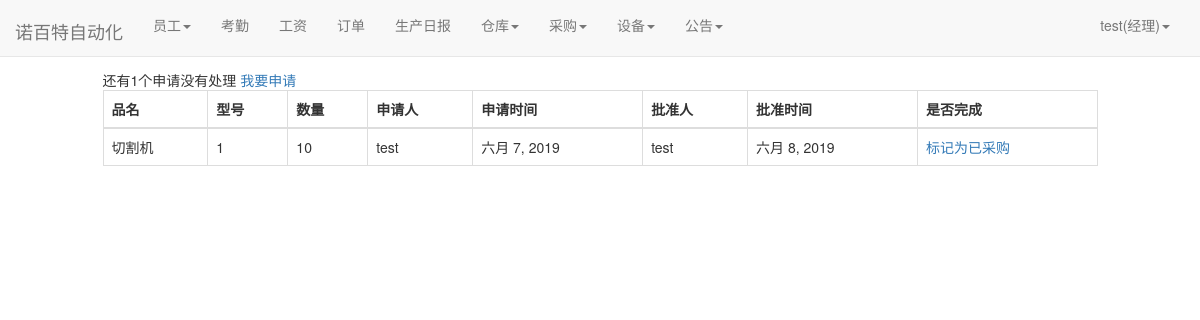
Page /warehouse/buy_list/ (signed in) on the committed database.
### user/models.py (models this page shows)
class Profile(models.Model):
    user = models.OneToOneField(User, on_delete=models.CASCADE)
    staff_gender = models.CharField(max_length=10, choices=(('male', '男'), ('female', '女')), default='male',
                                    verbose_name='性别')
    staff_age = models.PositiveIntegerField(verbose_name="年龄")
    staff_home = models.CharField(max_length=100, verbose_name="籍贯")
    staff_nationality = models.CharField(max_length=20, verbose_name="民族")  # 民族
    staff_tel = models.BigIntegerField(verbose_name="电话")
    start_time = models.DateField(auto_now_add=True, verbose_name="入职时间")  # 入职时间
    id_card = models.CharField(max_length=20,verbose_name="身份证")  # 身份证号
    staff_type = models.CharField(max_length=100,verbose_name="职位", null=True)  # 职位
    salary_pre_hour = models.IntegerField(verbose_name="时薪")  # 时薪
    class Meta:
        ordering = ['-start_time']

### warehouse/models.py (models this page shows)
class PurchaseList(models.Model):#采购单
    good_name = models.CharField(max_length=100, verbose_name="品名")
    good_version = models.CharField(max_length=100, verbose_name="型号")
    good_num = models.IntegerField(verbose_name="数量")
    apply_staff_name = models.ForeignKey(User, on_delete=models.CASCADE, verbose_name="申请人",null=True,blank=True, related_name='purchase_a')
    apply_date = models.DateField(auto_now_add=True, verbose_name="申请日期")
    sanction_staff_name = models.ForeignKey(User, on_delete=models.CASCADE, verbose_name="批准人", null=True,blank=True,related_name='purchase_b')
    sanction_date = models.DateField(auto_now=True, verbose_name="批准日期",null=True,blank=True)
    price = models.BigIntegerField(null=True,blank=True,verbose_name="单价")
    total_price = models.BigIntegerField(verbose_name="总价",null=True,blank=True)
    buyer_name = models.ForeignKey(User, on_delete=models.DO_NOTHING,null=True,blank=True, verbose_name="采购员", related_name='purchase_c')
    buyer_date = models.DateField(auto_now=True, verbose_name="采购日期",null=True,blank=True)
    class Meta:
        ordering = ['-apply_date']

### warehouse/views.py (the view)
# urls.py: path('buy_list/', views.buy_list, name='buy_list'),
def buy_list(request):
    purchaselists = PurchaseList.objects.filter(~Q(sanction_staff_name=None), Q(buyer_name=None) )
    context = {}
    context['count'] = purchaselists.count()
    context['purchaselists'] = purchaselists
    return render(request, 'buy_list.html', context)

### user/models.py (called while the page is built)
def get_staff_type(self):
    if Profile.objects.filter(user=self).exists():
        profile = Profile.objects.get(user=self)
        return profile.staff_type
    else:
        return ''

### warehouse/templates/buy_list.html (shortened to what this page needs)
{% extends 'base.html' %}
{% if user.is_authenticated %}
                        {% block nav_facility_active %}active{% endblock %}
{% endif %}
{% block content %}
    <div class="containter">
        <div class="row">
            <div class="col-xs-10 col-xs-offset-1">
                {% if user.is_authenticated %}
                {% if user.get_staff_type == '经理' %}
                    <div>
                        <span>还有{{count}}个申请没有处理</span>
                        <a href="{%url 'apply' user.pk%}">我要申请</a></div>
                    <table class="table table-bordered table-hover">
                      <thead>
                        <tr>
                          <th scope="col">品名</th>
                            <th scope="col">型号</th>
                            <th scope="col">数量</th>
                             <th scope="col">申请人</th>
                            <th scope="col">申请时间</th>
                            <th scope="col">批准人</th>
                            <th scope="col">批准时间</th>
                            <th scope="col">是否完成</th>
                        </tr>
                      </thead>
                      <tbody>
                      {%for purchaselist in purchaselists%}
                        <tr>
                          <td>{{purchaselist.good_name}}</td>
                            <td>{{purchaselist.good_version}}</td>
                          <td>{{purchaselist.good_num}}</td>
                            <td>{{purchaselist.apply_staff_name}}</td>
                          <td>{{purchaselist.apply_date}}</td>
                            <td>{{purchaselist.sanction_staff_name}}</td>
                          <td>{{purchaselist.sanction_date}}</td>
                            <td><a href="{% url 'price' purchaselist.pk user.pk%}">标记为已采购</a></td>
                        </tr>
                      {% endfor %}
                      </tbody>
                    </table>
                {% endif %}
                {% else %}
                    <span>未登录，跳转到首页...</span>
                    <script type="text/javascript">
                        window.location.href = '/';
                    </script>
                {% endif %}
            </div>
        </div>
    </div>
{% endblock %}

### templates/base.html (shortened to what this page needs)
{% load staticfiles %}
<!doctype html>
<html lang="en">
<head>
    <link rel="stylesheet" href="{% static 'base.css' %}">
     <link rel="stylesheet" href="{% static 'home.css' %}">
    <link rel="stylesheet" href="{% static 'bootstrap-3.37/css/bootstrap.min.css' %}">
</head>
<body>
     <div class="navbar navbar-default navbar-fixed-top" role="navigation">
        <div class="container-fluid">
            <div class="navbar-header">
            </div>
        </div>
     </div>
    <nav class="navbar navbar-default navbar-fixed-top">
      <div class="container-fluid">
        <div class="navbar-header">
          <a class="navbar-brand" href="{% url 'home' %}">诺百特自动化</a>
        </div>
          {% if  user.is_authenticated %}
        <div class="collapse navbar-collapse" id="bs-example-navbar-collapse-1">
          <ul class="nav navbar-nav">
              {% if user.get_staff_type == '经理' %}
              <li class="{% block nav_staff_active %}{% endblock %}">
                    <li class="dropdown">
                      <a href="#" class="dropdown-toggle" data-toggle="dropdown" role="button" aria-haspopup="true" aria-expanded="false">员工<span class="caret"></span></a>
                    </li>
                  </li>
                 <li class="{% block nav_attendence_active %}{% endblock %}"><a href="{% url 'attendence_lists'%}">考勤</a></li>
                  <li class="{% block nav_salary_active %}{% endblock %}"><a href="{% url 'salary_lists'%}">工资</a></li>
                  <li class="{% block nav_order_active %}{% endblock %}"><a href="{% url 'order_list' %}">订单</a></li>
                  <li class="{% block nav_producediary_active %}{% endblock %}"><a href="{% url 'product_diary' %}">生产日报</a></li>
                   <li class="{% block nav_warehousediary_active %}{% endblock %}">
                    <li class="dropdown">
                      <a href="#" class="dropdown-toggle" data-toggle="dropdown" role="button" aria-haspopup="true" aria-expanded="false">仓库<span class="caret"></span></a>
                    </li>
                  </li>
                  <li class="{% block nav_purchase_active %}{% endblock %}">
                    <li class="dropdown">
                      <a href="#" class="dropdown-toggle" data-toggle="dropdown" role="button" aria-haspopup="true" aria-expanded="false">采购<span class="caret"></span></a>
                    </li>
                  </li>
                  <li class="{% block nav_facility_active %}{% endblock %}">
                    <li class="dropdown">
                      <a href="#" class="dropdown-toggle" data-toggle="dropdown" role="button" aria-haspopup="true" aria-expanded="false">设备<span class="caret"></span></a>
                    </li>
                  </li>
              <li class="{% block nav_notice_active %}{% endblock %}">
                    <li class="dropdown">
                      <a href="#" class="dropdown-toggle" data-toggle="dropdown" role="button" aria-haspopup="true" aria-expanded="false">公告<span class="caret"></span></a>
                    </li>
                  </li>
              {%endif%}
          </ul>
        <ul class="nav navbar-nav navbar-right">
            <li class="dropdown">
              <a href="#" class="dropdown-toggle" data-toggle="dropdown" role="button" aria-haspopup="true" aria-expanded="false">
                  {{user.username}}({{user.get_staff_type}})<span class="caret"></span></a>
            </li>
        </ul>
    </div>
          {% else %}
           <ul class="nav navbar-nav navbar-right">
                <li><a href="{% url 'login' %}?from={{ request.get_full_path }}">登录</a></li>
           </ul>
          {% endif %}
      </div>
    </nav>
    {% block content%} {% endblock %}
</body>
</html>

### static/home.css (style rules this page uses)
* { margin: 0; padding: 0; }
body { margin-top: 70px!important; }
ul { list-style-type: none!important; }
ul.navbar-right { margin-right: 0; }
div.navbar-header { font-size: 200%; padding-top: 0.2em; }

### rows in the picture
PurchaseList: good_name "切割机", good_version "1", good_num "10", apply_staff_name "test", apply_date "六月 7, 2019", sanction_staff_name "test", sanction_date "六月 8, 2019"

### other values in the picture
{{ user.username }} "test"
{{ user.get_staff_type }} "经理"
{{ count }} "1"
